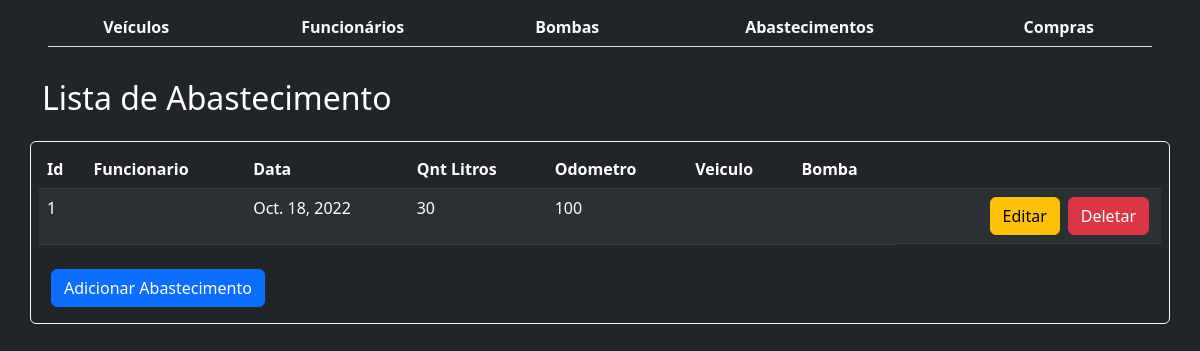
The app's page /abastecimento/, older data.
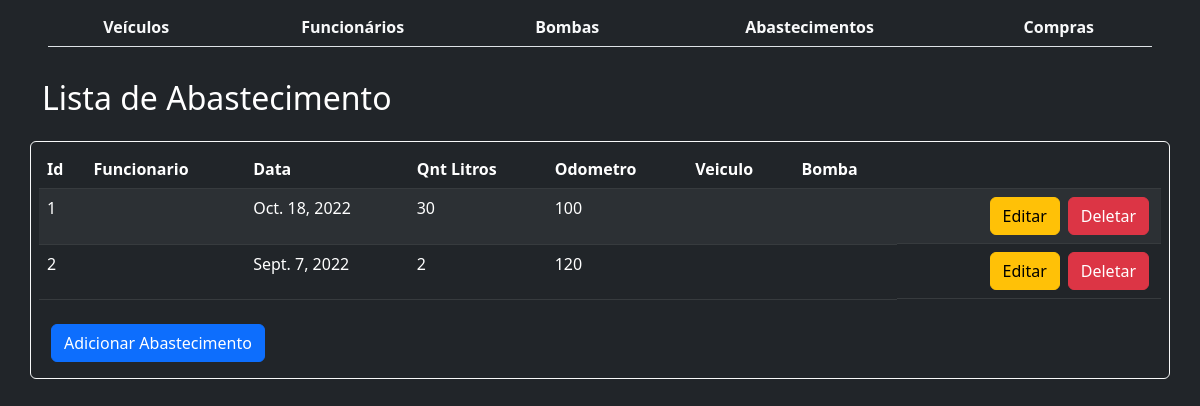
The same page, newer data.
### Abastecimento/models.py (models this page shows, shortened)
class Abastecimento(models.Model):
    funcionario = models.ManyToManyField(Funcionario)
    data = models.DateField()
    quantidadelitros = models.PositiveSmallIntegerField()
    km_odometro = models.PositiveSmallIntegerField()
    veiculo = models.ManyToManyField(Veiculo)
    bomba = models.ManyToManyField(Bomba)

### Abastecimento/views.py (the view)
# urls.py: path('abastecimento/', AbastecimentoList.as_view(), name='abastecimento_list'),
class AbastecimentoList(ListView):
    model = Abastecimento

### Abastecimento/templates/abastecimento/Abastecimento_list.html (shortened to what this page needs)
{% extends "abastecimento/base.html" %}
{% block body %}
<nav class="navbar bg-dark" style="color:white;">
        <div class="container">
                <h2>Lista de Abastecimento</h2>
        </div>
</nav>
<div class="container p-2 mt-2 bg-dark justify-content-center border border-light rounded">
        <div class="d-flex justify-content-center">
                <table class="table table-dark table-striped justify-content-center">
                        <thead>
                                <tr>
                                        <th scope="col">Id</th>
                                        <th scope="col">Funcionario</th>
                                        <th scope="col">Data</th>
                                        <th scope="col">Qnt Litros</th>
                                        <th scope="col">Odometro</th>
                                        <th scope="col">Veiculo</th>
                                        <th scope="col">Bomba</th>
                                        <th scope="col"></th>
                                </tr>
                        </thead>
                        <tbody>
                                {% for object in object_list %}
                                <tr>
                                        <td>{{ object.id }}</td>
                                        <td></td>
                                        <td>{{ object.data }}</td>
                                        <td>{{ object.quantidadelitros }}</td>
                                        <td>{{ object.km_odometro }}</td>
                                        <td></td>
                                        <td></td>
                                        <td class='d-flex justify-content-end'>
                                                <a class='mx-1' href="{% url 'editar_abast' object.id %}"><button
                                                                type="button"
                                                                class="btn btn-warning">Editar</button></a>
                                                <a class='mx-1' href="{% url 'del_abast' object.id %}"><button
                                                                type="button" class="btn btn-danger">Deletar</button></a>
                                        </td>
                                </tr>
                                {% endfor %}
                        </tbody>
                </table>
        </div>
        <div class="container d-flex my-2 ">
                <a href="{% url 'criar_abast' %}"><button type="button" class="btn btn-primary">Adicionar
                                Abastecimento</button></a>
        </div>
</div>
{% endblock %}

### Abastecimento/templates/abastecimento/base.html (shortened to what this page needs)
<html>
    <head>
        {% load static %}
        <link rel="stylesheet" href="{% static 'css/style.css' %}">
        <link href="https://cdn.jsdelivr.net/npm/bootstrap@5.2.2/dist/css/bootstrap.min.css" rel="stylesheet">
    </head>
    <body class="bg-dark">
        <nav class="navbar m-0 bg-dark text-light justify-content-center">
            <table class="table mx-5 justify-content-center" style="text-align:center;">
                <thead>
             <th scope="col"><a href="{% url 'veiculo_list' %}" class="link-light text-decoration-none">Veículos</a></th>
             <th scope="col"><a href="{% url 'funcionario_list' %}" class="link-light text-decoration-none">Funcionários</a></th>
             <th scope="col"><a href="{% url 'bomba_list' %}" class="link-light text-decoration-none">Bombas</a></th>
             <th scope="col"><a href="{% url 'abastecimento_list' %}" class="link-light text-decoration-none">Abastecimentos</a></th>
             <th scope="col"><a href="{% url 'compra_list' %}" class="link-light text-decoration-none">Compras</a></th>
            </thead>
            </table>
            </nav>
       {% block body %} {% endblock %}
    </body>
</html>

### Abastecimento/static/css/style.css (style rules this page uses)
body { font-family: 'Roboto', sans-serif; margin: 0px; background: black; }
a { text-decoration: none; }

Row changes from the older to the newer data that the page shows:
added Abastecimento: id "2", data "Sept. 7, 2022", quantidadelitros "2", km_odometro "120"
